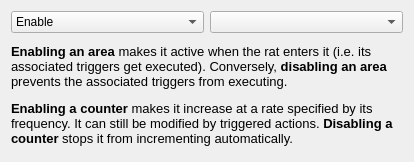
<?xml version="1.0" encoding="UTF-8"?>
<ui version="4.0">
 <class>EnableDisableDialog</class>
 <widget class="QDialog" name="EnableDisableDialog">
  <property name="geometry">
   <rect>
    <x>0</x>
    <y>0</y>
    <width>414</width>
    <height>162</height>
   </rect>
  </property>
  <property name="windowTitle">
   <string>Configure Enable/Disable</string>
  </property>
  <property name="windowIcon">
   <iconset resource="resources.qrc">
    <normaloff>:/icons/resources/duck.png</normaloff>:/icons/resources/duck.png</iconset>
  </property>
  <layout class="QVBoxLayout" name="verticalLayout">
   <item>
    <layout class="QHBoxLayout" name="horizontalLayout">
     <item>
      <widget class="QComboBox" name="actionComboBox">
       <item>
        <property name="text">
         <string>Enable</string>
        </property>
       </item>
       <item>
        <property name="text">
         <string>Disable</string>
        </property>
       </item>
       <item>
        <property name="text">
         <string>Toggle</string>
        </property>
       </item>
      </widget>
     </item>
     <item>
      <widget class="QComboBox" name="targetComboBox"/>
     </item>
    </layout>
   </item>
   <item>
    <widget class="QLabel" name="label">
     <property name="autoFillBackground">
      <bool>false</bool>
     </property>
     <property name="text">
      <string>&lt;html&gt;&lt;head/&gt;&lt;body&gt;&lt;p&gt;&lt;span style=&quot; font-size:10pt; font-weight:600;&quot;&gt;Enabling an area&lt;/span&gt;&lt;span style=&quot; font-size:10pt;&quot;&gt; makes it active when the rat enters it (i.e. its associated triggers get executed). Conversely, &lt;/span&gt;&lt;span style=&quot; font-size:10pt; font-weight:600;&quot;&gt;disabling an area&lt;/span&gt;&lt;span style=&quot; font-size:10pt;&quot;&gt; prevents the associated triggers from executing.&lt;/span&gt;&lt;/p&gt;&lt;p&gt;&lt;span style=&quot; font-size:10pt; font-weight:600;&quot;&gt;Enabling a counter&lt;/span&gt;&lt;span style=&quot; font-size:10pt;&quot;&gt; makes it increase at a rate specified by its frequency. It can still be modified by triggered actions.&lt;/span&gt;&lt;span style=&quot; font-size:10pt; font-weight:600;&quot;&gt; Disabling a counter&lt;/span&gt;&lt;span style=&quot; font-size:10pt;&quot;&gt; stops it from incrementing automatically.&lt;/span&gt;&lt;/p&gt;&lt;/body&gt;&lt;/html&gt;</string>
     </property>
     <property name="wordWrap">
      <bool>true</bool>
     </property>
    </widget>
   </item>
  </layout>
 </widget>
 <resources>
  <include location="resources.qrc"/>
 </resources>
 <connections/>
</ui>
